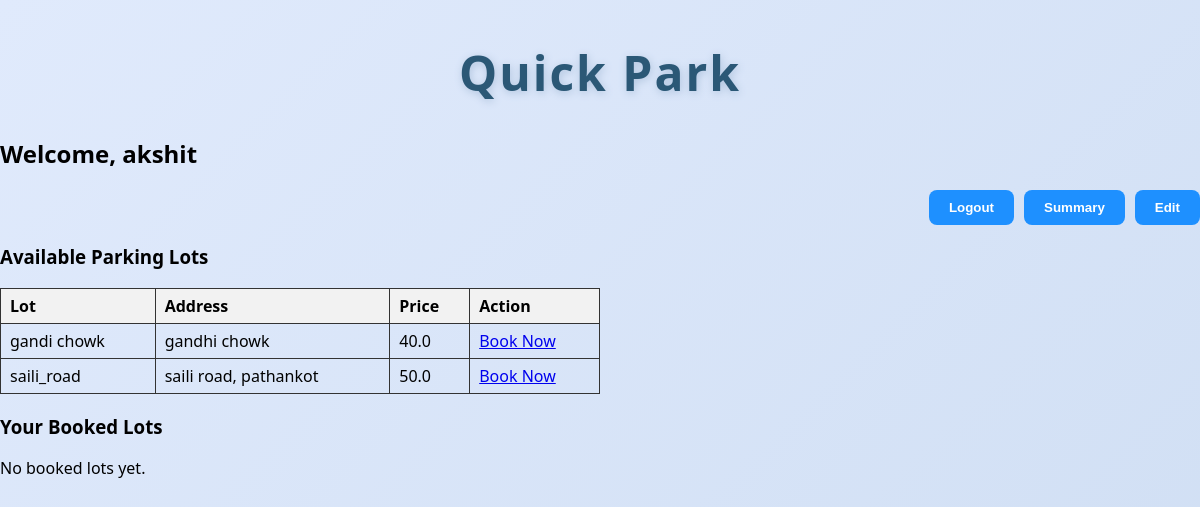
/dashboard (signed in), run on an earlier commit of the app's database.
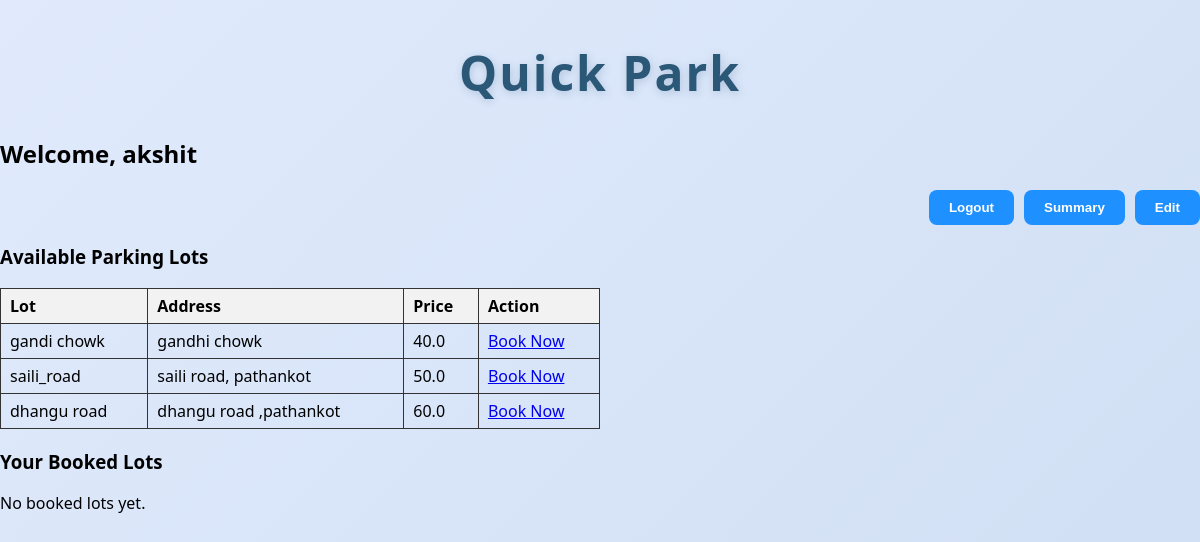
And on a later commit of the database.
### models/file.py (models this page shows)
class User(db.Model):
    __tablename__ = 'user'
    id = db.Column(db.Integer, primary_key=True)
    name = db.Column(db.String(80), nullable=False)
    email = db.Column(db.String(120), unique=True, nullable=False)
    phone = db.Column(db.String(15), unique=True, nullable=False)
    password = db.Column(db.String(80), nullable=False)
    reservations = db.relationship('ReservationParkingSpot', backref='user', lazy=True)

class ParkingLot(db.Model):
    id = db.Column(db.Integer, primary_key=True)
    prime_location_name = db.Column(db.String(80), nullable=False)
    price = db.Column(db.Float, nullable=False)
    address = db.Column(db.String(120), nullable=False)
    pin_code = db.Column(db.String(10), nullable=False)
    maximum_number_of_spots = db.Column(db.Integer, nullable=False)
    spots = db.relationship('ParkingSpot', backref='parking_lots', lazy=True)

### app.py (the view)
@app.route("/dashboard")
@login_required
def dashboard():
    user = User.query.get(session['user_id'])
    parking_lots = ParkingLot.query.all()
    reservations = ReservationParkingSpot.query.filter_by(user_id=user.id).order_by(ReservationParkingSpot.parking_timestamp.desc()).all()
    return render_template('dashboard.html', user=user, parking_lots=parking_lots, reservations=reservations)

### app.py (called while the page is built)
def login_required(f):
    @wraps(f)
    def decorated_function(*args, **kwargs):
        if 'user_id' not in session:
            flash('You need to login first')
            return redirect(url_for('login'))
        return f(*args, **kwargs)
    return decorated_function

### templates/dashboard.html (shortened to what this page needs)
{% extends "base.html" %}
{% block head %}
<h1 class="first">Quick Park</h1>
{% endblock %}
{% block body %}
<div >
<h2>Welcome, {{ user.name }}</h2>
</div>
<div class="button-right">
    <a href="{{ url_for('logout') }} "> <button class = "button">Logout</button>
    <a href="{{ url_for('summary') }}"> <button class="button">Summary</button></a>
    <a href="{{ url_for('editprofile')}}"> <button class="button">Edit</button></a>
    </div>
    <div class="dashboard-content">
        <section class="booking-section">
            <h3>Available Parking Lots</h3>
            <table>
                <thead>
                    <tr>
                        <th>Lot</th>
                        <th>Address</th>
                        <th>Price</th>
                        <th>Action</th>
                    </tr>
                </thead>
                <tbody>
                    {% for lot in parking_lots %}
                    <tr>
                        <td>{{ lot.prime_location_name }}</td>
                        <td>{{ lot.address }}</td>
                        <td>{{ lot.price }}</td>
                        <td>
                            <a href="{{ url_for('book_lot', lot_id=lot.id) }}" class="btn">Book Now</a>
                        </td>
                    </tr>
                    {% else %}
                    <tr>
                        <td colspan="4">No parking lots available at the moment.</td>
                    </tr>
                    {% endfor %}
                </tbody>
            </table>
        </section>
        <section class="history-section">
            <h3>Your Booked Lots</h3>
            {% if reservations %}
                <table>
                    <thead>
                        <tr>
                            <th>Lot Name</th>
                            <th>Address</th>
                            <th>Spot ID</th>
                            <th>Start Time</th>
                            <th>End Time</th>
                        </tr>
                    </thead>
                    <tbody>
                        {% for reservation in reservations %}
                        <tr>
                            <td>{{ reservation.parking_spot.parking_lot.prime_location_name }}</td>
                            <td>{{ reservation.parking_spot.parking_lot.address }}</td>
                            <td>{{ reservation.spot_id }}</td>
                            <td>{{ reservation.parking_timestamp }}</td>
                            <td>{{ reservation.leaving_timestamp or "Active" }}</td>
                        </tr>
                        {% endfor %}
                    </tbody>
                </table>
            {% else %}
                <p>No booked lots yet.</p>
            {% endif %}
        </section>
{% endblock %}

### templates/base.html (shortened to what this page needs)
<!DOCTYPE html>
<html lang="en">
<head>
    <link rel="stylesheet" href="{{ url_for('static', filename='style.css') }}">
    {% block head%} {% endblock %}
</head>
<body>
    {%block body %}{%endblock%}
</body>
</html>

### static/style.css (style rules this page uses)
.first { display: flex; justify-content: center; align-items: center; color: #2b5876; font-size: 3rem; font-family: 'Montserrat', 'Segoe UI', Arial, sans-serif; font-weight: 700; letter-spacing: 2px; margin-top: 40px; text-shadow: 1px 2px 8px #b0c4de; }
.button-right { display: flex; justify-content: flex-end; align-items: flex-start; gap: 10px; margin-top: 10px; margin-right: 0; width: 100%; position: relative; }
body { background: linear-gradient(135deg, #e0eafc 0%, #cfdef3 100%); min-height: 100vh; margin: 0; font-family: 'Segoe UI', 'Roboto', Arial, sans-serif; padding: 0; }
button { background-color: #1e90ff; color: white; padding: 10px 20px; border-radius: 8px; border: none; font-weight: bold; transition: background 0.3s ease; }
table { width: 50%; border-collapse: collapse; margin-bottom: 20px; }
th, td { border: 1px solid #333; padding: 6px 9px; text-align: left; }
th { background-color: #f2f2f2; }

What changed in the data, as far as the page shows it:
added ParkingLot: prime_location_name "dhangu road", address "dhangu road ,pathankot", price "60.0"
